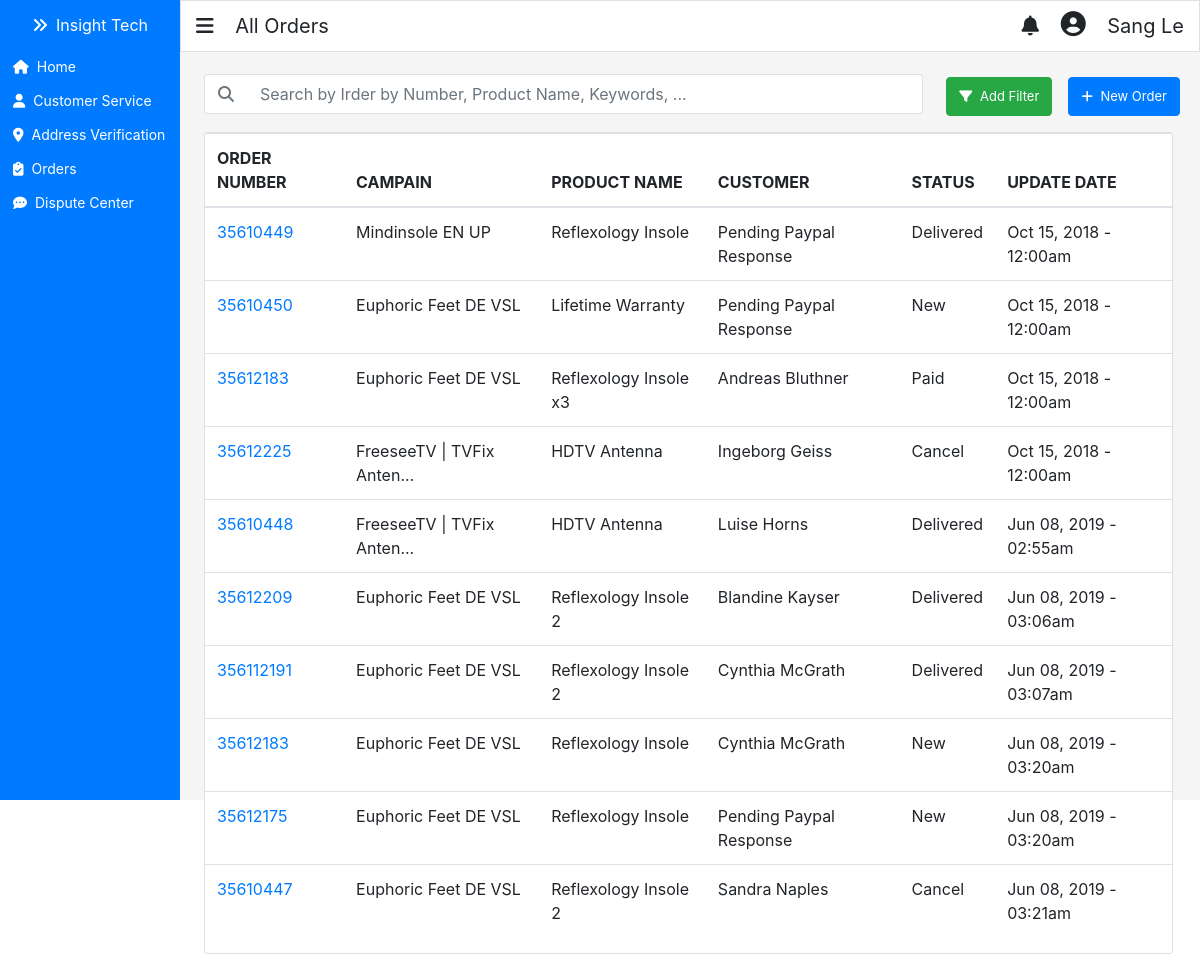
The page / on the database its author committed.
### tables this page shows
CREATE TABLE IF NOT EXISTS `orders` (
  `ID` int(11) NOT NULL AUTO_INCREMENT,
  `ORDERNUMBER` int(8) NOT NULL,
  `CAMPAIN` varchar(30) NOT NULL,
  `PRODUCTNAME` varchar(30) NOT NULL,
  `CUSTOMER` varchar(30) NOT NULL,
  `STATUS` varchar(30) NOT NULL,
  `UPDATEDATE` datetime NOT NULL,
  PRIMARY KEY (`ID`)
);

### index.php (the view, shortened to what this page needs)
<!DOCTYPE html>
<html>
    <head>
        <link rel="stylesheet" href="css/bootstrap.min.css">
        <link rel="stylesheet" href="https://use.fontawesome.com/releases/v5.5.0/css/all.css">
        <link href="css/custom.css" rel="stylesheet">
    </head>
    <body>
        <?php require_once 'process.php'; ?>
        <div class="container-fluid">
        <div class="row" style="">
        <div class="bg-primary" style="width: 15%; height: 800px; margin: 0; padding: 0;">
            <div class="container-fluid" style="margin: 0; padding: 0;">
                <div class="btn-group-vertical bg-primary" style="margin: 0; padding: 0; width: 100%; height: 100%">
                    <button type="button" class="btn btn-primary" style="height: 50px;"><i class="fas fa-angle-double-right mr-2"></i>Insight Tech</button>
                    <button type="button" class="btn btn-primary text-md-left" style="font-size: 14px;"><i class="fas fa-home mr-2"></i>Home</button>
                    <button type="button" class="btn btn-primary text-md-left" style="font-size: 14px;"><i class="fas fa-user mr-2"></i>Customer Service</button>
                    <button type="button" class="btn btn-primary text-md-left" style="font-size: 14px;"><i class="fas fa-map-marker-alt mr-2"></i>Address Verification</button>
                    <button type="button" class="btn btn-primary text-md-left" style="font-size: 14px;"><i class="fas fa-clipboard-check mr-2"></i>Orders</button>
                    <button type="button" class="btn btn-primary text-md-left" style="font-size: 14px;"><i class="fas fa-comment-dots mr-2"></i>Dispute Center</button>
                </div>
            </div>
        </div>
        <div class="" style="background-color: whitesmoke; width: 85%; height: 800px;">
            <div class="" style="background-color: white; width: 100%; height: 50px;">
                <div class="card" style="border-radius: 0; margin: 0; padding: 0; border-color: none;">
                    <div class="card-body" style="margin: 10px 0; padding: 0;">
                        <div class="row" style="font-size: 20px; margin: 0; padding: 0;">
                            <div class="col-sm-6">
                                <p class="card-text">
                                    <i class="fas fa-bars mr-3"></i>
                                    All Orders
                                </p>
                            </div>
                            <div class="col-sm-6">
                                <p class="card-text text-right">
                                    <i class="fas fa-bell mr-3"></i>
                                    <i class="fas fa-user-circle mr-3" style="font-size: 25px"></i>
                                    Sang Le
                                </p>
                            </div>
                        </div>
                    </div>
                </div>
            </div>
            <div class=" ml-4 mt-4" style="/*background-color: orange; */width: 95%; height: 50px;">
                <div class="row">
                    <div class="col-sm-9">
                        <div class="card-text">
                            <div class="card">
                                <div class="card-body" style="margin: 0; padding: 0;">
                                    <div class="btn-group" style="width: 100%;">
                                    <button class="btn btn-outline-secondary" type="button" style="border-color: white;"><i class="fas fa-search"></i></button>
                                    <input type="text" class="form-control" placeholder="Search by Irder by Number, Product Name, Keywords, ..." style="width: inherit; border-color: white;">
                                    </div>
                                </div>
                            </div>
                        </div>
                    </div>
                    <div class="col-sm-3">
                        <div class="card-text">
                            <div class="row" style="margin-top: 3px;">
                                <div class="card-body text-center" style="margin: 0; padding: 0;">
                                    <button class="btn btn-success pt-2 pb-2" type="button" type="button" style="font-size: 13px;">
                                        <i class="fas fa-filter mt-1 mr-1"></i>
                                        Add Filter
                                    </button>
                                </div>
                                <div class="card-body text-center" style="margin: 0; padding: 0;">
                                    <button class="btn btn-primary pt-2 pb-2" type="button" style="font-size: 13px;" data-toggle="modal" data-target="#modalExemplo">
                                        <i class="fas fa-plus mt-1 mr-1"></i>
                                        New Order
                                    </button>
                                </div>
                            </div>
                        </div>
                    </div>
                </div>
            </div>
            <div class="ml-4 mt-2 mb-4" style="/*background-color: purple;*/ width: 95%; min-height: 550px;">
                <?php
                $mysqli = new mysqli('localhost', 'root', '', 'Sales') or die(mysqli_error($mysqli));
                $result = $mysqli->query("SELECT * FROM Orders ORDER BY id ASC") or die($mysqli->error);
                ?>
                <div class="card" style="height: 100%;">
                    <table class="table adjuste-table">
                    <thead>
                        <tr class>
                            <th scope="col col-md-1">ORDER NUMBER</th>
                            <th scope="col col-md-2">CAMPAIN</th>
                            <th scope="col col-md-2">PRODUCT NAME</th>
                            <th scope="col col-md-3">CUSTOMER</th>
                            <th scope="col col-md-1">STATUS</th>
                            <th scope="col col-md-3">UPDATE DATE</th>
                        </tr>
                    </thead>
                    <tbody class="itens-lista">
                    <?php
                    while ($row  = $result->fetch_assoc()){ ?>
                        <tr>
                            <td class="text-primary "><?php echo $row['ORDERNUMBER']; ?></td>
                            <td><?php echo $row['CAMPAIN']; ?></td>
                            <td><?php echo $row['PRODUCTNAME']; ?></td>
                            <td><?php echo $row['CUSTOMER']; ?></td>
                            <td><?php echo $row['STATUS']; ?></td>
                            <td>
                                <?php
                                    $date = date_create($row['UPDATEDATE']);
                                    echo date_format($date, 'M d, Y - h:ia');
                                ?>
                            </td>
                        </tr>
                    <?php }; ?>
                    </tbody>
                    </table>
                </div>
            </div>
        </div>
        </div>
        </div>
    </body>
</html>

### rows shown on the page
orders: ORDERNUMBER "35610449", CAMPAIN "Mindinsole EN UP", PRODUCTNAME "Reflexology Insole", CUSTOMER "Pending Paypal Response", STATUS "Delivered", UPDATEDATE "Oct 15, 2018 - 12:00am"
orders: ORDERNUMBER "35610450", CAMPAIN "Euphoric Feet DE VSL", PRODUCTNAME "Lifetime Warranty", CUSTOMER "Pending Paypal Response", STATUS "New", UPDATEDATE "Oct 15, 2018 - 12:00am"
orders: ORDERNUMBER "35612183", CAMPAIN "Euphoric Feet DE VSL", PRODUCTNAME "Reflexology Insole x3", CUSTOMER "Andreas Bluthner", STATUS "Paid", UPDATEDATE "Oct 15, 2018 - 12:00am"
orders: ORDERNUMBER "35612225", CAMPAIN "FreeseeTV | TVFix Anten...", PRODUCTNAME "HDTV Antenna", CUSTOMER "Ingeborg Geiss", STATUS "Cancel", UPDATEDATE "Oct 15, 2018 - 12:00am"
orders: ORDERNUMBER "35610448", CAMPAIN "FreeseeTV | TVFix Anten...", PRODUCTNAME "HDTV Antenna", CUSTOMER "Luise Horns", STATUS "Delivered", UPDATEDATE "Jun 08, 2019 - 02:55am"
orders: ORDERNUMBER "35612209", CAMPAIN "Euphoric Feet DE VSL", PRODUCTNAME "Reflexology Insole 2", CUSTOMER "Blandine Kayser", STATUS "Delivered", UPDATEDATE "Jun 08, 2019 - 03:06am"
orders: ORDERNUMBER "356112191", CAMPAIN "Euphoric Feet DE VSL", PRODUCTNAME "Reflexology Insole 2", CUSTOMER "Cynthia McGrath", STATUS "Delivered", UPDATEDATE "Jun 08, 2019 - 03:07am"
orders: ORDERNUMBER "35612183", CAMPAIN "Euphoric Feet DE VSL", PRODUCTNAME "Reflexology Insole", CUSTOMER "Cynthia McGrath", STATUS "New", UPDATEDATE "Jun 08, 2019 - 03:20am"
orders: ORDERNUMBER "35612175", CAMPAIN "Euphoric Feet DE VSL", PRODUCTNAME "Reflexology Insole", CUSTOMER "Pending Paypal Response", STATUS "New", UPDATEDATE "Jun 08, 2019 - 03:20am"
orders: ORDERNUMBER "35610447", CAMPAIN "Euphoric Feet DE VSL", PRODUCTNAME "Reflexology Insole 2", CUSTOMER "Sandra Naples", STATUS "Cancel", UPDATEDATE "Jun 08, 2019 - 03:21am"
